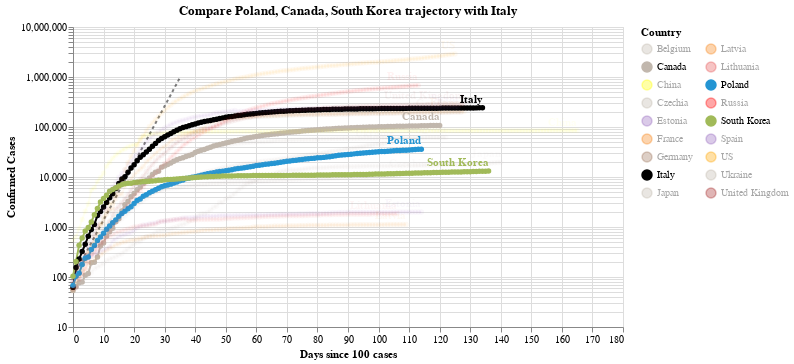

The notebook cell this image was saved under:
### Code cell
#hide_input
chart3 = make_since_chart(dff2, ['Poland', 'Canada', 'South Korea'], baseline_countries)
chart3

### Figure 1 — Vega-Lite specification as saved in the notebook (floating-point values rounded to 4 significant figures; data arrays with more than 128 entries replaced by an {"elided": "..."} marker saying what was removed)
{"config": {"view": {"continuousWidth": 400, "continuousHeight": 300}}, "layer": [{"data": {"name": "data-628230001892d6798b50651be41d1b3e"}, "mark": {"type": "line", "color": "black", "opacity": 0.5, "strokeDash": [3, 3]}, "encoding": {"x": {"type": "quantitative", "field": "Days since 100 cases"}, "y": {"type": "quantitative", "field": "Confirmed Cases"}}}, {"data": {"name": "data-82b8e781aee89ab26d24d80b4b476fea"}, "mark": {"type": "line", "point": true}, "encoding": {"color": {"type": "nominal", "field": "Country", "legend": {"columns": 2}, "scale": {"domain": ["Belgium", "Canada", "China", "Czechia", "Estonia", "France", "Germany", "Italy", "Japan", "Latvia", "Lithuania", "Poland", "Russia", "South Korea", "Spain", "US", "Ukraine", "United Kingdom"], "range": ["#C1B7AD", "#C1B7AD", "yellow", "#C1B7AD", "#9467bd", "#F58518", "#9D755D", "black", "#C1B7AD", "#F58518", "#E45756", "#2495D3", "red", "#A1BA59", "#9467bd", "orange", "#C1B7AD", "brown"]}}, "opacity": {"condition": {"value": 1, "selection": "selector001"}, "value": 0.05}, "tooltip": [{"type": "nominal", "field": "Country"}, {"type": "temporal", "field": "Date"}, {"type": "quantitative", "field": "Confirmed Cases"}, {"type": "quantitative", "field": "Days since 100 cases"}], "x": {"type": "quantitative", "field": "Days since 100 cases"}, "y": {"type": "quantitative", "field": "Confirmed Cases", "scale": {"type": "log"}}}, "selection": {"selector001": {"type": "multi", "fields": ["Country"], "bind": "legend", "init": [{"Country": "Poland"}, {"Country": "Canada"}, {"Country": "South Korea"}, {"Country": "Italy"}]}}, "width": 550}, {"data": {"name": "data-82b8e781aee89ab26d24d80b4b476fea"}, "mark": {"type": "text", "align": "right", "dy": -8, "fontWeight": "bold"}, "encoding": {"color": {"type": "nominal", "field": "Country", "legend": {"columns": 2}, "scale": {"domain": ["Belgium", "Canada", "China", "Czechia", "Estonia", "France", "Germany", "Italy", "Japan", "Latvia", "Lithuania", "Poland", "Russia", "South Korea", "Spain", "US", "Ukraine", "United Kingdom"], "range": ["#C1B7AD", "#C1B7AD", "yellow", "#C1B7AD", "#9467bd", "#F58518", "#9D755D", "black", "#C1B7AD", "#F58518", "#E45756", "#2495D3", "red", "#A1BA59", "#9467bd", "orange", "#C1B7AD", "brown"]}}, "opacity": {"condition": {"value": 1, "selection": "selector001"}, "value": 0.05}, "text": {"type": "nominal", "field": "Country"}, "tooltip": [{"type": "nominal", "field": "Country"}, {"type": "temporal", "field": "Date"}, {"type": "quantitative", "field": "Confirmed Cases"}, {"type": "quantitative", "field": "Days since 100 cases"}], "x": {"type": "quantitative", "field": "Days since 100 cases"}, "y": {"type": "quantitative", "field": "Confirmed Cases", "scale": {"type": "log"}}}, "transform": [{"filter": "(datum['Date'] >= 1593907200000)"}], "width": 550}], "title": "Compare Poland, Canada, South Korea trajectory with Italy", "$schema": "https://vega.github.io/schema/vega-lite/v4.0.2.json", "datasets": {"data-628230001892d6798b50651be41d1b3e": [{"Days since 100 cases": 0, "Confirmed Cases": 100.0}, {"Days since 100 cases": 1, "Confirmed Cases": 130.0}, {"Days since 100 cases": 2, "Confirmed Cases": 169.0}, {"Days since 100 cases": 3, "Confirmed Cases": 219.7}, {"Days since 100 cases": 4, "Confirmed Cases": 285.6}, {"Days since 100 cases": 5, "Confirmed Cases": 371.3}, {"Days since 100 cases": 6, "Confirmed Cases": 482.7}, {"Days since 100 cases": 7, "Confirmed Cases": 627.5}, {"Days since 100 cases": 8, "Confirmed Cases": 815.7}, {"Days since 100 cases": 9, "Confirmed Cases": 1060.0}, {"Days since 100 cases": 10, "Confirmed Cases": 1379.0}, {"Days since 100 cases": 11, "Confirmed Cases": 1792.0}, {"Days since 100 cases": 12, "Confirmed Cases": 2330.0}, {"Days since 100 cases": 13, "Confirmed Cases": 3029.0}, {"Days since 100 cases": 14, "Confirmed Cases": 3937.0}, {"Days since 100 cases": 15, "Confirmed Cases": 5119.0}, {"Days since 100 cases": 16, "Confirmed Cases": 6654.0}, {"Days since 100 cases": 17, "Confirmed Cases": 8650.0}, {"Days since 100 cases": 18, "Confirmed Cases": 11250.0}, {"Days since 100 cases": 19, "Confirmed Cases": 14620.0}, {"Days since 100 cases": 20, "Confirmed Cases": 19000.0}, {"Days since 100 cases": 21, "Confirmed Cases": 24710.0}, {"Days since 100 cases": 22, "Confirmed Cases": 32120.0}, {"Days since 100 cases": 23, "Confirmed Cases": 41750.0}, {"Days since 100 cases": 24, "Confirmed Cases": 54280.0}, {"Days since 100 cases": 25, "Confirmed Cases": 70560.0}, {"Days since 100 cases": 26, "Confirmed Cases": 91730.0}, {"Days since 100 cases": 27, "Confirmed Cases": 119300.0}, {"Days since 100 cases": 28, "Confirmed Cases": 155000.0}, {"Days since 100 cases": 29, "Confirmed Cases": 201500.0}, {"Days since 100 cases": 30, "Confirmed Cases": 262000.0}, {"Days since 100 cases": 31, "Confirmed Cases": 340600.0}, {"Days since 100 cases": 32, "Confirmed Cases": 442800.0}, {"Days since 100 cases": 33, "Confirmed Cases": 575600.0}, {"Days since 100 cases": 34, "Confirmed Cases": 748300.0}, {"Days since 100 cases": 35, "Confirmed Cases": 972800.0}], "data-82b8e781aee89ab26d24d80b4b476fea": {"elided": "2246 records"}}}
